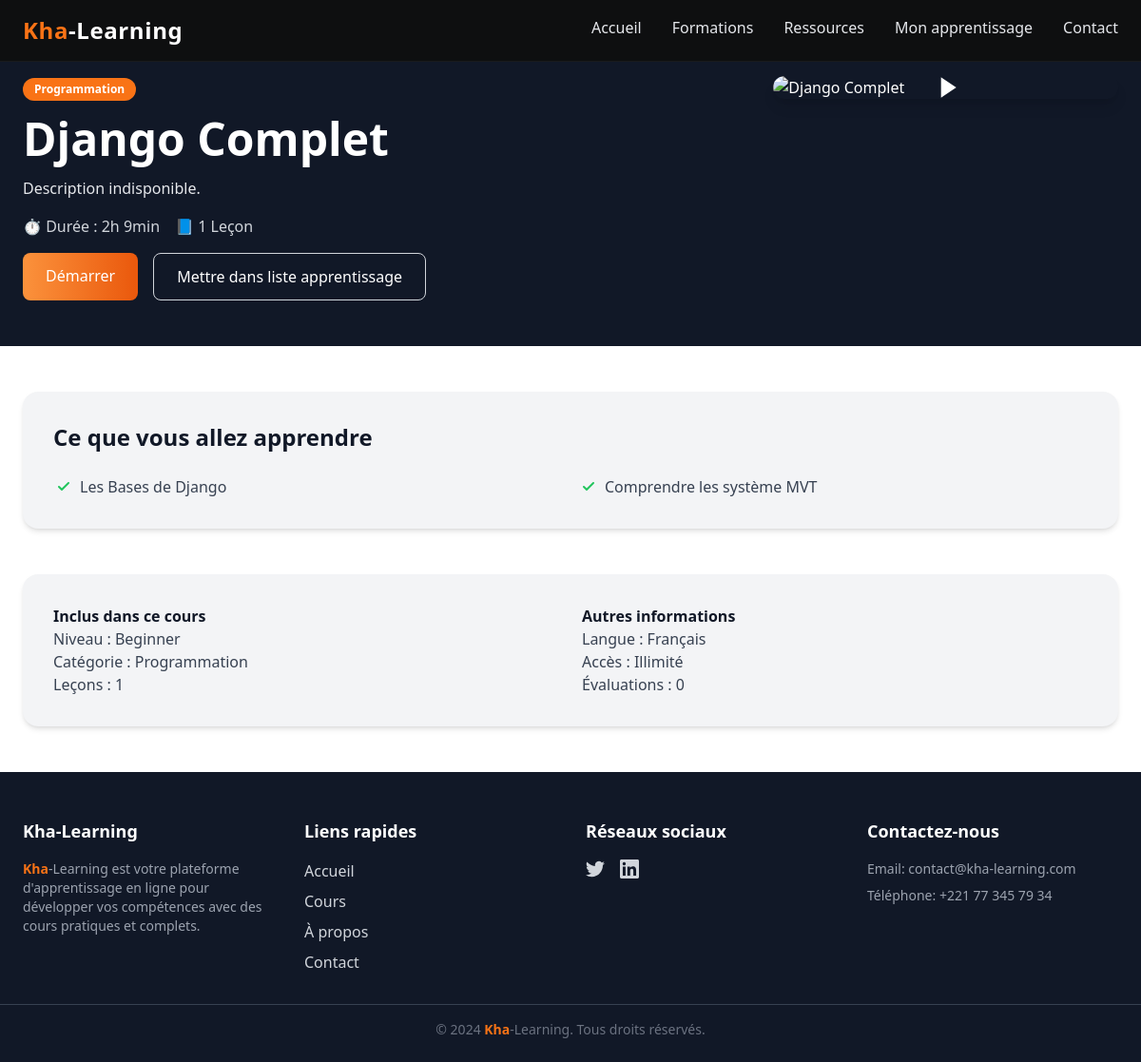
Page /courses/6/ on the committed database.
### main/models.py (models this page shows, shortened)
class Course(models.Model):
    title = models.CharField(max_length=200)
    description = models.TextField(blank=True)
    image = models.ImageField(upload_to='images/', blank=True, null=True)
    category = models.ForeignKey(
        Category, on_delete=models.SET_NULL, null=True, related_name='courses'
    )
    created_at = models.DateTimeField(default=timezone.now)
    updated_at = models.DateTimeField(auto_now=True)
    is_featured = models.BooleanField(default=False)
    youtube_url = models.URLField(blank=True, null=True)
    author = models.CharField(max_length=100, blank=True)
    duration = models.PositiveIntegerField(blank=True, null=True, help_text="Durée en minutes")
    level = models.CharField(
        max_length=50,
        blank=True,
        choices=[('Beginner','Beginner'),('Intermediate','Intermediate'),('Advanced','Advanced')]
    )
    learning_points = models.TextField(
        blank=True,
        help_text="Écrire chaque point sur une nouvelle ligne"
    )
    class Meta:
        ordering = ['-created_at']
    def youtube_id(self):
        if not self.youtube_url:
            return None
        url_data = urlparse(self.youtube_url)
        query = parse_qs(url_data.query)
        return query.get("v", [None])[0]
    def youtube_thumbnail(self):
        video_id = self.youtube_id()
        if video_id:
            return f"https://img.youtube.com/vi/{video_id}/hqdefault.jpg"
        return None
    def duration_display(self):
        if not self.duration:
            return "Variable"
        hours = self.duration // 60
        minutes = self.duration % 60
        if hours > 0:
            return f"{hours}h {minutes}min" if minutes > 0 else f"{hours}h"
        return f"{minutes}min"
    def learning_points_list(self):
        return self.learning_points.splitlines()

class Category(models.Model):
    name = models.CharField(max_length=100)
    description = models.TextField(blank=True)
    image = models.ImageField(upload_to='categories/', blank=True, null=True)
    slug = models.SlugField(unique=True)
    class Meta:
        verbose_name_plural = "Categories"

### main/views.py (the view)
# urls.py: path('courses/<int:id>/', views.course_detail, name='course_detail'),
def course_detail(request, id):
    course = get_object_or_404(Course, id=id)
    return render(request, 'main/course_detail.html', {'course': course})

### main/templates/main/course_detail.html
{% extends 'main/base.html' %} {% load static %} {% block content %}
<div class="relative bg-gray-900 pt-20 pb-12">
  <div class="max-w-7xl mx-auto px-6 space-y-12 text-white">
    <div class="grid grid-cols-1 md:grid-cols-3 gap-8 items-start">
      <div class="md:col-span-2 space-y-4">
        <span
          class="inline-block bg-orange-500 text-white text-xs font-bold px-3 py-1 rounded-full"
        >
          {{ course.category.name }}
        </span>
        <h1 class="text-4xl md:text-5xl font-extrabold">{{ course.title }}</h1>
        <p class="text-gray-200">{{ course.description }}</p>
        <div class="flex flex-wrap items-center gap-4 text-gray-300">
          <span>⏱ Durée : {{ course.duration_display }}</span>
          <span>📘 {{ course.lessons_count|default:"1 Leçon" }}</span>
        </div>
        <div class="flex gap-4 mt-4">
          {% if course.youtube_id %}
          <a
            href="https://www.youtube.com/watch?v={{ course.youtube_id }}"
            target="_blank"
            class="px-6 py-3 bg-gradient-to-r from-orange-400 to-orange-600 text-white rounded-lg hover:from-orange-500 hover:to-orange-700 transition inline-block"
          >
            Démarrer
          </a>
          {% endif %}
          <a href="{% url 'add_to_learning' course.id %}"
   class="px-6 py-3 border border-gray-300 rounded-lg hover:bg-gray-200 transition">
   Mettre dans liste apprentissage
</a>
        </div>
      </div>
      <div>
        {% if course.youtube_id %}
        <a
          href="https://www.youtube.com/watch?v={{ course.youtube_id }}"
          target="_blank"
          class="relative block rounded-xl overflow-hidden shadow-lg"
        >
          <img
            src="{{ course.youtube_thumbnail }}"
            alt="{{ course.title }}"
            class="w-full h-full object-cover"
          />
          <div class="absolute inset-0 flex items-center justify-center">
            <svg
              class="w-16 h-16 text-white"
              viewBox="0 0 24 24"
              fill="currentColor"
            >
              <path d="M10 8l6 4-6 4V8z" />
            </svg>
          </div>
        </a>
        {% endif %}
      </div>
    </div>
  </div>
</div>
<div class="max-w-7xl mx-auto px-6 py-12 space-y-12">
  <div class="bg-gray-100 p-8 rounded-2xl shadow-md">
    <h2 class="text-2xl font-bold mb-6 text-gray-900">
      Ce que vous allez apprendre
    </h2>
    <ul class="grid grid-cols-1 md:grid-cols-2 gap-4 list-none text-gray-700">
      {% for item in course.learning_points_list %}
      <li class="flex items-center gap-2">
        <svg
          class="w-5 h-5 text-green-500 flex-shrink-0"
          fill="currentColor"
          viewBox="0 0 20 20"
        >
          <path
            fill-rule="evenodd"
            d="M16.707 5.293a1 1 0 00-1.414 0L9 11.586 6.707 9.293a1 1 0 00-1.414 1.414l3 3a1 1 0 001.414 0l7-7a1 1 0 000-1.414z"
            clip-rule="evenodd"
          />
        </svg>
        <span>{{ item }}</span>
      </li>
      {% endfor %}
    </ul>
  </div>
  <div
    class="bg-gray-100 p-8 rounded-2xl shadow-md grid grid-cols-1 md:grid-cols-2 gap-6 text-gray-700"
  >
    <div>
      <h3 class="font-semibold text-gray-900">Inclus dans ce cours</h3>
      <p>Niveau : {{ course.level }}</p>
      <p>Catégorie : {{ course.category.name }}</p>
      <p>Leçons : {{ course.lessons_count|default:"1" }}</p>
    </div>
    <div>
      <h3 class="font-semibold text-gray-900">Autres informations</h3>
      <p>Langue : {{ course.language|default:"Français" }}</p>
      <p>Accès : Illimité</p>
      <p>Évaluations : {{ course.reviews_count|default:"0" }}</p>
    </div>
  </div>
</div>
{% endblock %}

### rows in the picture
Course: category.name "Programmation", title "Django Complet", description "Description indisponible.", duration_display "2h 9min", level "Beginner"

### other values in the picture
{{ course.lessons_count|default:"1 Leçon" }} "1 Leçon"
{{ item }} "Les Bases de Django" "Comprendre les système MVT"
{{ course.lessons_count|default:"1" }} "1"
{{ course.language|default:"Français" }} "Français"
{{ course.reviews_count|default:"0" }} "0"
